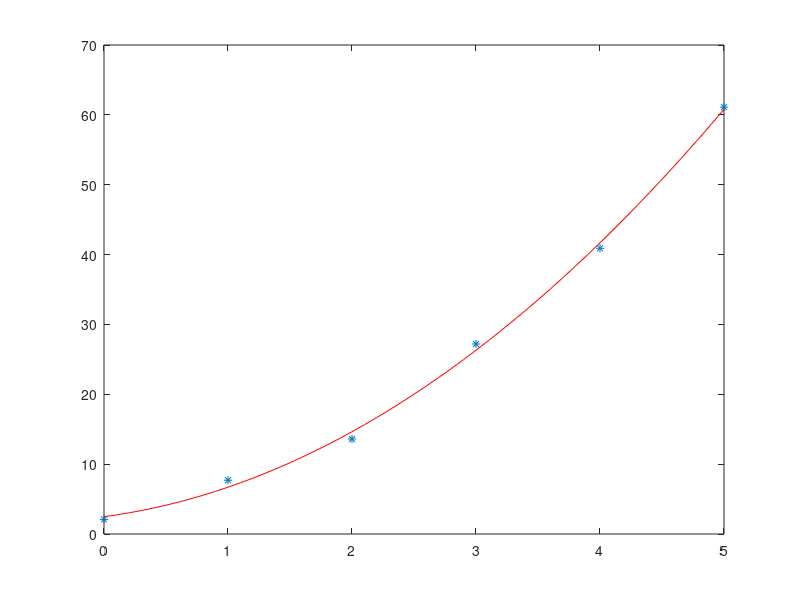

The MATLAB script that drew this image:
disp('linear regression for poly 2 degree ');
% poly 2 degree 
% y= a0 + a1*x + a2*x^2
x = [0 1 2 3 4 5] ; 
y = [2.1 7.7 13.6 27.2 40.9 61.1];

% ∑ y     = n*a0 + a1*∑x + a2*∑x^2
% ∑ yx    = a0∑x + a1*∑x^2 + a2*∑x^3
% ∑ y*x^2 = a0∑x^2 + a1*∑x^3 + a2*∑x^4
% get variable values

n    = length(x) ;
sx   = sum(x);
sy   = sum(y);
sxy  = sum(x.*y);
sx2y = sum((x.^2).*y);
sx2 = sum(x.^2);
sx3 = sum(x.^3);
sx4 = sum(x.^4);

% we split this 3 equations into two matrices
Rightcoef = [ n sx sx2 ; sx sx2 sx3 ; sx2 sx3 sx4] ;
Leftcoef = [sy ; sxy ; sx2y] ;
%solve as matrices
%think of it as 
%Leftcoef = Rightcoef  * sol
sol  = Rightcoef \ Leftcoef ;   % as same as 'sol  = Rightcoef^-1 * Leftcoef' but the backslash expression is more effcint for more info : https://www.mathworks.com/help/matlab/ref/mldivide.html

a0 = sol(1) ;
a1 = sol(2) ;
a2 = sol(3) ;


%calc R^2
yav = mean(y) ;
st = sum( (y-yav).^2 )  ;
sr = sum((y-a0-a1*x-a2*x.^2).^2) ;
r2=(st-sr)/st ;

disp('a0');disp(a0) ;
disp('a1');disp(a1) ;
disp('a2');disp(a2) ;
disp('r^2 ');disp(r2) ;

x1 = min(x):0.1:max(x) ;
%y= a0 + a1*x + a2*x^2
y1 = a0 + a1*x1 + a2*x1.^2 ;

plot(x,y ,'*' , x1 ,y1 ,'r-')